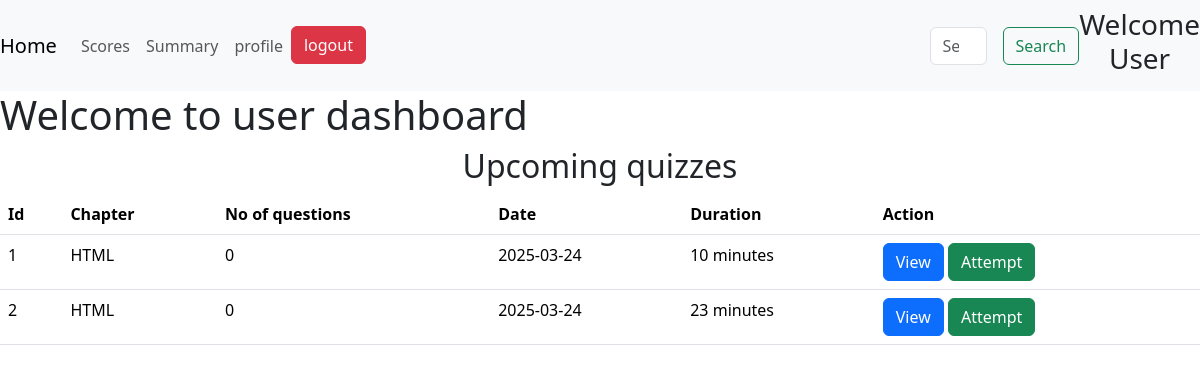
/user_dashboard, run on an earlier commit of the app's database.
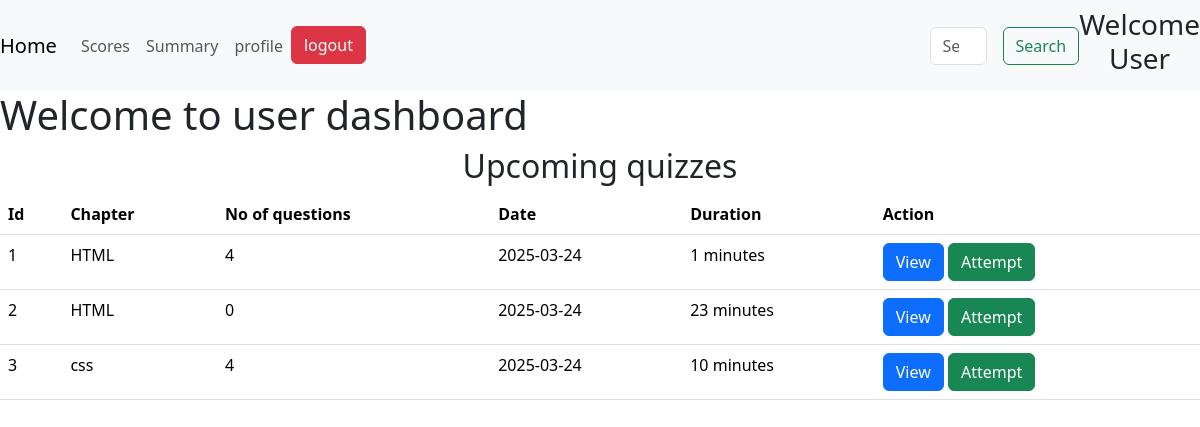
And on a later commit of the database.
### models.py (models this page shows)
class Quiz(db.Model):
    id =db.Column(db.Integer, primary_key=True, autoincrement=True)
    chapter_id=db.Column(db.Integer, db.ForeignKey('chapter.id', name='FK_quiz_chapter_id'), nullable=False)
    date_of_quiz=db.Column(db.Date, nullable=False)
    time_duration= db.Column(db.Integer, nullable=False)
    no_of_questions=db.Column(db.Integer, nullable=True)
    notes=db.Column(db.String(50), nullable=True)
    questions=db.relationship('Question', backref='quiz', lazy=True)
    score=db.relationship('Scores', backref='quiz', lazy=True)

class Chapter(db.Model):
    id =db.Column(db.Integer, primary_key=True, autoincrement=True)
    subject_id=db.Column(db.Integer, db.ForeignKey('subject.id', name='FK_chapter_subject_id'), nullable=False)
    name=db.Column(db.String(50), nullable=False)
    description=db.Column(db.String(100), nullable=True)
    quizs=db.relationship('Quiz', backref='chapter', lazy=True)

### routes.py (the view)
@app.route('/user_dashboard', methods=['GET','POST'])
def user_dashboard():
    quizzes= Quiz.query.all()
    quiz_data = []
    for quiz in quizzes:
        chapter= Chapter.query.get(quiz.chapter_id)
        question_count = Question.query.filter_by(quiz_id=quiz.id).count()
        quiz_data.append((quiz,chapter, question_count))
    return render_template('user_dashboard.html', quizzes=quiz_data)

### templates/user_dashboard.html (shortened to what this page needs)
<!DOCTYPE html>
<html lang="en">
<head>
    <link href="https://cdn.jsdelivr.net/npm/bootstrap@5.3.2/dist/css/bootstrap.min.css" rel="stylesheet">
    <link rel="stylesheet" href="https://cdnjs.cloudflare.com/ajax/libs/aos/2.3.4/aos.css">
    <link rel="stylesheet" href="https://cdnjs.cloudflare.com/ajax/libs/font-awesome/6.7.2/css/all.min.css">
    <link href="https://cdn.jsdelivr.net/npm/bootstrap@5.3.3/dist/css/bootstrap.min.css" rel="stylesheet">
</head>
<body>
    <nav class="navbar navbar-expand-lg navbar-light bg-light">
        <a class="navbar-brand" href="/user_dashboard">Home</a>
        <div class="collapse navbar-collapse" id="navbarSupportedContent">
          <ul class="navbar-nav mr-auto">
            <li class="nav-item">
              <a class="nav-link" href="#">Scores</a>
            </li>
            <li class="nav-item">
              <a class="nav-link " href="#">Summary</a>
            </li>
            <li class="nav-item">
                <a href="{{ url_for('profile') }}" class="nav-link">profile</a>
            </li>
            <li class="nav-item">
                <a href="/login" class="btn btn-danger">logout</a>
            </li>
          </ul>
          <form class="form-inline my-2 my-lg-0" style="display: flex; margin-left:50%">
            <input class="form-control mr-sm-2" type="search" placeholder="Search" aria-label="Search">
            <button class="btn btn-outline-success my-2 my-sm-0" type="submit" style="margin-left: 1rem;">Search</button>
          </form>
          <div>
            <h3 style="text-align: center;">Welcome User</h3>
          </div>
        </div>
      </nav>
    <h1>Welcome to user dashboard</h1>
{% if not quizzes %}
<h2 style="text-align: center;">No Upcoming quizzes</h2>
{% else %}
    <div>
    <h2 style="text-align:center">Upcoming quizzes</h2>
    <table class="table">
        <thead class="thead-dark">
            <tr>
                <th>Id</th>
                <th>Chapter</th>
                <th>No of questions</th>
                <th>Date</th>
                <th>Duration</th>
                <th>Action</th>
            </tr>
        </thead>
        <tbody>
            {% for quiz,chapter, question_count in quizzes %}
            <tr>
                <td>{{ loop.index }}</td>
                <td>{{ chapter.name }}</td>
                <td>{{ question_count }}</td>
                <td>{{ quiz.date_of_quiz.strftime('%Y-%m-%d') }}</td>
                <td>{{ quiz.time_duration }} minutes</td>
                <td>
                    <a href="#" class="btn btn-primary">View</a>
                    <a href="#" class="btn btn-success">Attempt</a>
                </td>
            </tr>
            {% endfor %}
        </tbody>
    </table>
</div>
{% endif %}
</body>
</html>

What changed in the data, as far as the page shows it:
changed Quiz (number 1 of 3 on the later page): no_of_questions "0" → "4"; time_duration "10" → "1"
added Quiz: name "css", no_of_questions "4", date_of_quiz "2025-03-24", time_duration "10"
